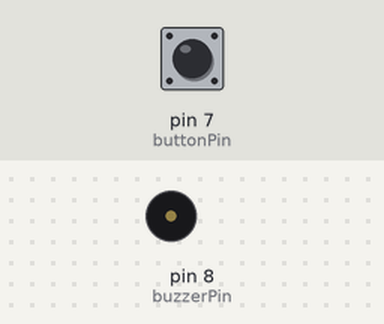
The sketch below on a simulated Arduino Uno, built with avr-gcc and run on an emulated ATmega328P. Parts: buzzer (waves = sounding). Inputs (shaded band) come from the test bench; at power-on: pin 7 (buttonPin) HIGH. What the sketch prints to the serial monitor is not drawn.

Above: at 1.3 s.
1.4 s: pin 7 (buttonPin) pulled LOW for 0.15 s
At 1.47 s:
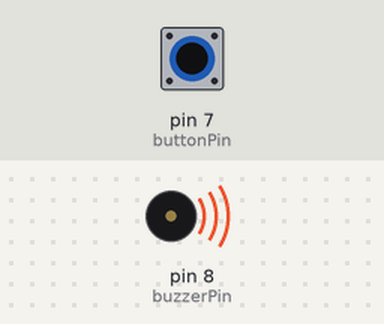
3.0 s: pin 7 (buttonPin) pulled LOW for 3.2 s
At 6.9 s:
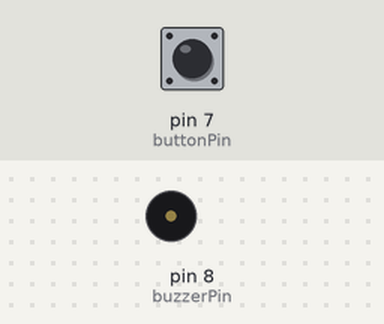
Timing chart, 0 to 8.4 s (numbered marks = the images above; inputs shaded):
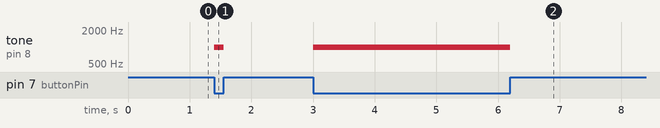

Measured:
- after the input at 1.4 s, tone on pin 8 (buzzerPin): silent → 1000 Hz at once, → silent 0.15 s later
- after the input at 3.0 s, tone on pin 8 (buzzerPin): silent → 1000 Hz at once, → silent 3.2 s later

The sketch:

buton-buzzer-kontrol.ino
```cpp
const int buzzerPin = 8;
const int buttonPin = 7;

void setup() {
  Serial.begin(9600);
  delay(100); // Bazı durumlarda gerekli
  Serial.println("GITHUB TEST");

  pinMode(buzzerPin, OUTPUT);
  pinMode(buttonPin, INPUT_PULLUP);  // Dahili pull-up direnci etkinleştirildi
}

void loop() {
  int buttonState = digitalRead(buttonPin);

  if (buttonState == LOW) {  // Butona basıldığında LOW olur
    tone(buzzerPin, 1000);   // 1000 Hz frekansında ses
  } else {
    noTone(buzzerPin);
  }
}
```
